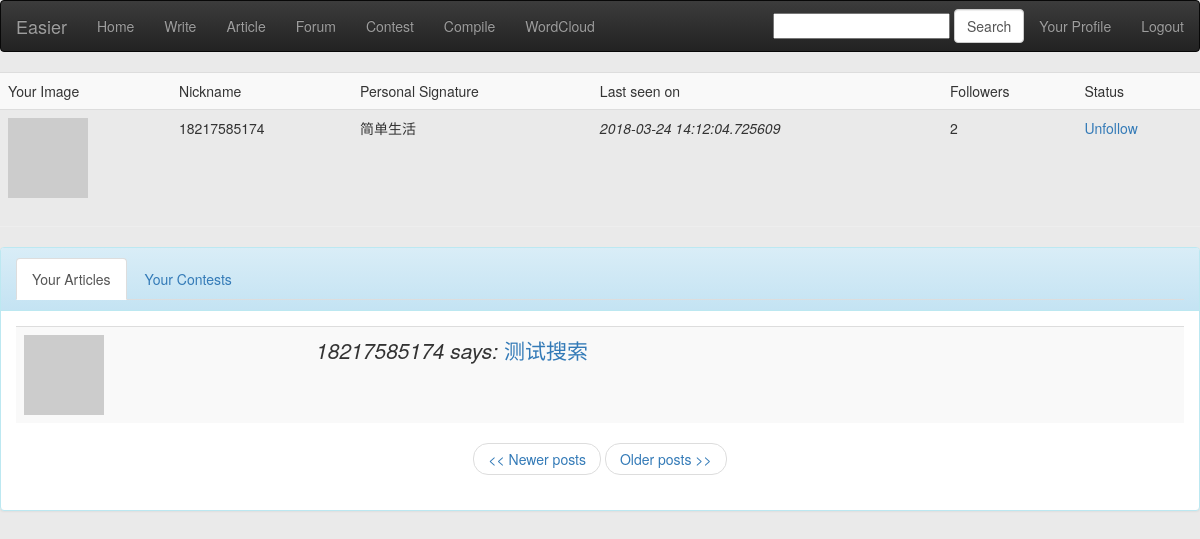
Page /user/18217585174/1 (signed in) on the committed database.
### app/models.py (models this page shows, shortened)
class User(db.Model):
    id = db.Column(db.Integer, primary_key=True)
    nickname = db.Column(db.String(64), index=True, unique=True)
    email = db.Column(db.String(120), index=True, unique=True)
    password = db.Column(db.String(120), index=True)
    posts = db.relationship('Post', backref='author', lazy='dynamic')
    cards = db.relationship('Card', backref='participant')
    about_me = db.Column(db.String(140))
    last_seen = db.Column(db.DateTime)
    followed = db.relationship('User',
                               secondary=followers,
                               primaryjoin=(followers.c.follower_id == id),
                               secondaryjoin=(followers.c.followed_id == id),
                               backref=db.backref('followers', lazy='dynamic'),
                               lazy='dynamic')
    def is_following(self, user):
        return self.followed.filter(followers.c.followed_id == user.id).count() > 0
    is_authenticated = True
    is_active = True
    is_anonymous = False
    def avatar(self, size):
        return 'http://www.gravatar.com/avatar/' + md5(self.email.encode('utf8')).hexdigest() + '?d=mm&s=' + str(size)

class Post(db.Model):
    __searchable__ = ['body', 'title']
    __analyzer__ = ChineseAnalyzer()
    id = db.Column(db.Integer, primary_key=True)
    title = db.Column(db.String(100))
    body = db.Column(db.String(140))
    timestamp = db.Column(db.DateTime)
    user_id = db.Column(db.Integer, db.ForeignKey('user.id'))

### app/views.py (the view)
@app.route('/user/<nickname>')
@app.route('/user/<nickname>/<int:page>')
@login_required
def user(nickname, page=1):
    user = User.query.filter_by(nickname=nickname).first()
    if user is None:
        flash('User %s not found.' % nickname)
        return redirect(url_for('index'))
    posts = user.posts.paginate(page, POSTS_PER_PAGE, False)
    games = user.games.order_by(Game.timestamp.desc()).all()
    return render_template('user.html',
                           user=user, posts=posts,
                           games=games, datetime=datetime)

### app/forms.py
class SearchForm(Form):
    search = StringField('search', validators=[DataRequired()])

### app/views.py (called while the page is built)
@app.before_request
def before_request():
    g.user = current_user
    g.search_form = SearchForm()
    if g.user.is_authenticated:
        g.user.last_seen = datetime.utcnow()
        db.session.add(g.user)
        db.session.commit()

@lm.user_loader
def load_user(id):
    return User.query.get(int(id))

### app/templates/user.html (shortened to what this page needs)
{% extends "base.html" %}
{% block content %}
<table class="table table-striped table-hover">
    <tr>
        <td>Your Image</td>
        <td>Nickname</td>
        {% if user.about_me %}<td>Personal Signature</td>{% endif %}
        {% if user.last_seen %}<td>Last seen on</td>{% endif %}
        <td>Followers</td>
        <td>Status</td>
    </tr>
    <tr>
        <td><img src="{{user.avatar(50)}}"></td>
        <td>{{user.nickname}}</td>
        {% if user.about_me %}<td>{{user.about_me}}</td>{% endif %}
        {% if user.last_seen %}<td><i>{{user.last_seen}}</i></td>{% endif %}
        <td>{{user.followers.count()}}</td>
        <td>
        {% if user.id == g.user.id %}
            <a href="{{url_for('edit')}}">Edit your profile</a>
        {% elif not g.user.is_following(user) %}
            <a href="{{url_for('follow', nickname = user.nickname)}}">Follow</a>
        {% else %}
            <a href="{{url_for('unfollow', nickname = user.nickname)}}">Unfollow</a>
        {% endif %}
        </td>
    </tr>
</table>
<hr>
<div class="panel panel-info">
    <div class="panel-heading">
        <ul class="nav nav-tabs" role="tablist">
            <li role="presentation" class="active">
                <a href="#user_article" aria-controls="user_article" role="tab" data-toggle="tab">
                    Your Articles
                </a>
            </li>
            <li role="presentation">
                <a href="#user_game" aria-controls="user_game" role="tab" data-toggle="tab">
                    Your Contests
                </a>
            </li>
        </ul>
    </div>
    <div class="panel-body">
        <div class="tab-content">
            <div role="tabpanel" class="tab-pane active" id="user_article">
                {% for post in posts.items %}
                {% include 'post.html' %}
                {% endfor %}
                <nav>
                    <ul class="pager">
                        {% if posts.has_prev %}<li><a href="{{ url_for('user', nickname = user.nickname, page = posts.prev_num) }}"><< Newer posts</a></li>{% else %}<li><a href="#"><< Newer posts</a></li>{% endif %}
                        {% if posts.has_next %}<li><a href="{{ url_for('user', nickname = user.nickname, page = posts.next_num) }}">Older posts >></a></li>{% else %}<li><a href="#">Older posts >></a></li>{% endif %}
                    </ul>
                </nav>
            </div>
        </div>
    </div>
</div>
{% endblock %}

### app/templates/post.html
<table class="table table-striped table-hover">
    <tr class="lead">
        <td><a href="{{ url_for('user', nickname = post.author.nickname) }}"><img src="{{post.author.avatar(50)}}"></a></td>
        <td><i>{{post.author.nickname}} says:</i>
        <a href="{{ url_for('article', pk = post.id) }}">{{post.title}}</a></td>
    </tr>
</table>

### rows in the picture
User: nickname "18217585174", about_me "简单生活", last_seen "2018-03-24 14:12:04.725609"
Post: author.nickname "18217585174", title "测试搜索"

### other values in the picture
{{ user.followers.count() }} "2"
